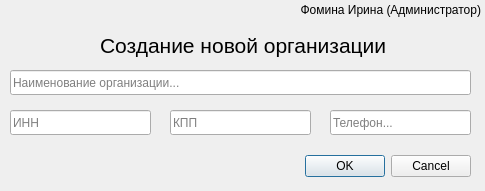
<?xml version="1.0" encoding="UTF-8"?>
<ui version="4.0">
 <class>Dialog_org</class>
 <widget class="QDialog" name="Dialog_org">
  <property name="geometry">
   <rect>
    <x>0</x>
    <y>0</y>
    <width>485</width>
    <height>191</height>
   </rect>
  </property>
  <property name="windowTitle">
   <string>Form_create_organization</string>
  </property>
  <widget class="QDialogButtonBox" name="buttonBox">
   <property name="geometry">
    <rect>
     <x>290</x>
     <y>150</y>
     <width>181</width>
     <height>32</height>
    </rect>
   </property>
   <property name="orientation">
    <enum>Qt::Horizontal</enum>
   </property>
   <property name="standardButtons">
    <set>QDialogButtonBox::Cancel|QDialogButtonBox::Ok</set>
   </property>
  </widget>
  <widget class="QLabel" name="label_create_organization">
   <property name="geometry">
    <rect>
     <x>100</x>
     <y>30</y>
     <width>341</width>
     <height>31</height>
    </rect>
   </property>
   <property name="font">
    <font>
     <pointsize>16</pointsize>
    </font>
   </property>
   <property name="text">
    <string>Создание новой организации</string>
   </property>
  </widget>
  <widget class="QLabel" name="label_username_role">
   <property name="geometry">
    <rect>
     <x>210</x>
     <y>0</y>
     <width>271</width>
     <height>20</height>
    </rect>
   </property>
   <property name="text">
    <string>Фомина Ирина (Администратор)</string>
   </property>
   <property name="alignment">
    <set>Qt::AlignRight|Qt::AlignTrailing|Qt::AlignVCenter</set>
   </property>
  </widget>
  <widget class="QLineEdit" name="lineEdit_organization_name">
   <property name="geometry">
    <rect>
     <x>10</x>
     <y>70</y>
     <width>461</width>
     <height>25</height>
    </rect>
   </property>
   <property name="text">
    <string/>
   </property>
   <property name="placeholderText">
    <string>Наименование организации...</string>
   </property>
  </widget>
  <widget class="QLineEdit" name="lineEdit_organization_inn">
   <property name="geometry">
    <rect>
     <x>10</x>
     <y>110</y>
     <width>141</width>
     <height>25</height>
    </rect>
   </property>
   <property name="placeholderText">
    <string>ИНН</string>
   </property>
  </widget>
  <widget class="QLineEdit" name="lineEdit_organization_kpp">
   <property name="geometry">
    <rect>
     <x>170</x>
     <y>110</y>
     <width>141</width>
     <height>25</height>
    </rect>
   </property>
   <property name="placeholderText">
    <string>КПП</string>
   </property>
  </widget>
  <widget class="QLineEdit" name="lineEdit_phone_number">
   <property name="geometry">
    <rect>
     <x>330</x>
     <y>110</y>
     <width>141</width>
     <height>25</height>
    </rect>
   </property>
   <property name="placeholderText">
    <string>Телефон...</string>
   </property>
  </widget>
 </widget>
 <resources/>
 <connections>
  <connection>
   <sender>buttonBox</sender>
   <signal>accepted()</signal>
   <receiver>Dialog_org</receiver>
   <slot>accept()</slot>
   <hints>
    <hint type="sourcelabel">
     <x>248</x>
     <y>254</y>
    </hint>
    <hint type="destinationlabel">
     <x>157</x>
     <y>274</y>
    </hint>
   </hints>
  </connection>
  <connection>
   <sender>buttonBox</sender>
   <signal>rejected()</signal>
   <receiver>Dialog_org</receiver>
   <slot>reject()</slot>
   <hints>
    <hint type="sourcelabel">
     <x>316</x>
     <y>260</y>
    </hint>
    <hint type="destinationlabel">
     <x>286</x>
     <y>274</y>
    </hint>
   </hints>
  </connection>
 </connections>
</ui>
